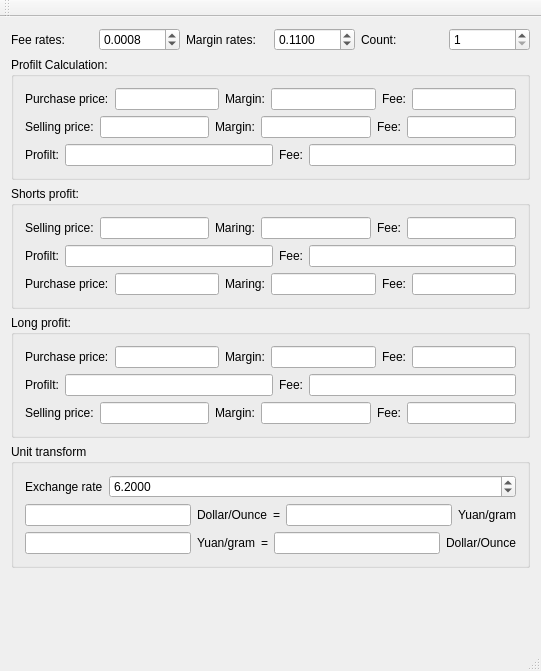
<?xml version="1.0" encoding="UTF-8"?>
<ui version="4.0">
 <class>MainWindow</class>
 <widget class="QMainWindow" name="MainWindow">
  <property name="geometry">
   <rect>
    <x>0</x>
    <y>0</y>
    <width>541</width>
    <height>671</height>
   </rect>
  </property>
  <property name="windowTitle">
   <string>Profilt Calculation</string>
  </property>
  <property name="windowIcon">
   <iconset resource="profiltcalculation.qrc">
    <normaloff>:/icon/AppIcon.ico</normaloff>:/icon/AppIcon.ico</iconset>
  </property>
  <widget class="QWidget" name="centralWidget">
   <layout class="QGridLayout" name="gridLayout_5">
    <item row="0" column="0">
     <layout class="QHBoxLayout" name="horizontalLayout_4">
      <item>
       <widget class="QLabel" name="label">
        <property name="text">
         <string>Fee rates:</string>
        </property>
       </widget>
      </item>
      <item>
       <widget class="QDoubleSpinBox" name="dbFeeRate">
        <property name="sizePolicy">
         <sizepolicy hsizetype="Preferred" vsizetype="Preferred">
          <horstretch>0</horstretch>
          <verstretch>0</verstretch>
         </sizepolicy>
        </property>
        <property name="decimals">
         <number>4</number>
        </property>
        <property name="singleStep">
         <double>0.000100000000000</double>
        </property>
        <property name="value">
         <double>0.000800000000000</double>
        </property>
       </widget>
      </item>
      <item>
       <widget class="QLabel" name="label_21">
        <property name="text">
         <string>Margin rates:</string>
        </property>
       </widget>
      </item>
      <item>
       <widget class="QDoubleSpinBox" name="dbMarginRate">
        <property name="sizePolicy">
         <sizepolicy hsizetype="Preferred" vsizetype="Preferred">
          <horstretch>0</horstretch>
          <verstretch>0</verstretch>
         </sizepolicy>
        </property>
        <property name="decimals">
         <number>4</number>
        </property>
        <property name="singleStep">
         <double>0.010000000000000</double>
        </property>
        <property name="value">
         <double>0.110000000000000</double>
        </property>
       </widget>
      </item>
      <item>
       <widget class="QLabel" name="label_20">
        <property name="text">
         <string>Count:</string>
        </property>
       </widget>
      </item>
      <item>
       <widget class="QDoubleSpinBox" name="dbCount">
        <property name="sizePolicy">
         <sizepolicy hsizetype="Preferred" vsizetype="Preferred">
          <horstretch>0</horstretch>
          <verstretch>0</verstretch>
         </sizepolicy>
        </property>
        <property name="decimals">
         <number>0</number>
        </property>
        <property name="minimum">
         <double>1.000000000000000</double>
        </property>
        <property name="maximum">
         <double>10000.000000000000000</double>
        </property>
        <property name="value">
         <double>1.000000000000000</double>
        </property>
       </widget>
      </item>
     </layout>
    </item>
    <item row="1" column="0">
     <widget class="QGroupBox" name="groupBox">
      <property name="title">
       <string>Profilt Calculation:</string>
      </property>
      <layout class="QGridLayout" name="gridLayout">
       <item row="0" column="0">
        <layout class="QHBoxLayout" name="horizontalLayout">
         <item>
          <widget class="QLabel" name="label_2">
           <property name="text">
            <string>Purchase price:</string>
           </property>
          </widget>
         </item>
         <item>
          <widget class="QLineEdit" name="lePurchase">
           <property name="sizePolicy">
            <sizepolicy hsizetype="Preferred" vsizetype="Preferred">
             <horstretch>0</horstretch>
             <verstretch>0</verstretch>
            </sizepolicy>
           </property>
          </widget>
         </item>
         <item>
          <widget class="QLabel" name="label_22">
           <property name="text">
            <string>Margin:</string>
           </property>
          </widget>
         </item>
         <item>
          <widget class="QLineEdit" name="lePurchasMargin">
           <property name="sizePolicy">
            <sizepolicy hsizetype="Preferred" vsizetype="Preferred">
             <horstretch>0</horstretch>
             <verstretch>0</verstretch>
            </sizepolicy>
           </property>
           <property name="readOnly">
            <bool>true</bool>
           </property>
          </widget>
         </item>
         <item>
          <widget class="QLabel" name="label_4">
           <property name="text">
            <string>Fee:</string>
           </property>
          </widget>
         </item>
         <item>
          <widget class="QLineEdit" name="lePurchaseFee">
           <property name="sizePolicy">
            <sizepolicy hsizetype="Preferred" vsizetype="Preferred">
             <horstretch>0</horstretch>
             <verstretch>0</verstretch>
            </sizepolicy>
           </property>
           <property name="readOnly">
            <bool>true</bool>
           </property>
          </widget>
         </item>
        </layout>
       </item>
       <item row="1" column="0">
        <layout class="QHBoxLayout" name="horizontalLayout_2">
         <item>
          <widget class="QLabel" name="label_3">
           <property name="text">
            <string>Selling price:</string>
           </property>
          </widget>
         </item>
         <item>
          <widget class="QLineEdit" name="leSelling">
           <property name="sizePolicy">
            <sizepolicy hsizetype="Expanding" vsizetype="Preferred">
             <horstretch>0</horstretch>
             <verstretch>0</verstretch>
            </sizepolicy>
           </property>
          </widget>
         </item>
         <item>
          <widget class="QLabel" name="label_23">
           <property name="text">
            <string>Margin:</string>
           </property>
          </widget>
         </item>
         <item>
          <widget class="QLineEdit" name="leSellingMargin">
           <property name="sizePolicy">
            <sizepolicy hsizetype="Expanding" vsizetype="Preferred">
             <horstretch>0</horstretch>
             <verstretch>0</verstretch>
            </sizepolicy>
           </property>
           <property name="readOnly">
            <bool>true</bool>
           </property>
          </widget>
         </item>
         <item>
          <widget class="QLabel" name="label_5">
           <property name="text">
            <string>Fee:</string>
           </property>
          </widget>
         </item>
         <item>
          <widget class="QLineEdit" name="leSellingFee">
           <property name="sizePolicy">
            <sizepolicy hsizetype="Expanding" vsizetype="Preferred">
             <horstretch>0</horstretch>
             <verstretch>0</verstretch>
            </sizepolicy>
           </property>
           <property name="readOnly">
            <bool>true</bool>
           </property>
          </widget>
         </item>
        </layout>
       </item>
       <item row="2" column="0">
        <layout class="QHBoxLayout" name="horizontalLayout_3">
         <item>
          <widget class="QLabel" name="label_6">
           <property name="text">
            <string>Profilt:</string>
           </property>
          </widget>
         </item>
         <item>
          <widget class="QLineEdit" name="leProfilt">
           <property name="sizePolicy">
            <sizepolicy hsizetype="Expanding" vsizetype="Preferred">
             <horstretch>0</horstretch>
             <verstretch>0</verstretch>
            </sizepolicy>
           </property>
           <property name="readOnly">
            <bool>true</bool>
           </property>
          </widget>
         </item>
         <item>
          <widget class="QLabel" name="label_17">
           <property name="text">
            <string>Fee:</string>
           </property>
          </widget>
         </item>
         <item>
          <widget class="QLineEdit" name="leProfiltFee">
           <property name="sizePolicy">
            <sizepolicy hsizetype="Expanding" vsizetype="Preferred">
             <horstretch>0</horstretch>
             <verstretch>0</verstretch>
            </sizepolicy>
           </property>
           <property name="readOnly">
            <bool>true</bool>
           </property>
          </widget>
         </item>
        </layout>
       </item>
      </layout>
     </widget>
    </item>
    <item row="2" column="0">
     <widget class="QGroupBox" name="groupBox_2">
      <property name="title">
       <string>Shorts profit:</string>
      </property>
      <layout class="QGridLayout" name="gridLayout_2">
       <item row="0" column="0">
        <layout class="QHBoxLayout" name="horizontalLayout_5">
         <item>
          <widget class="QLabel" name="label_8">
           <property name="text">
            <string>Selling price:</string>
           </property>
          </widget>
         </item>
         <item>
          <widget class="QLineEdit" name="leShort_Selling">
           <property name="sizePolicy">
            <sizepolicy hsizetype="Expanding" vsizetype="Preferred">
             <horstretch>0</horstretch>
             <verstretch>0</verstretch>
            </sizepolicy>
           </property>
          </widget>
         </item>
         <item>
          <widget class="QLabel" name="label_24">
           <property name="text">
            <string>Maring:</string>
           </property>
          </widget>
         </item>
         <item>
          <widget class="QLineEdit" name="leShorts_SellingMargin">
           <property name="sizePolicy">
            <sizepolicy hsizetype="Expanding" vsizetype="Preferred">
             <horstretch>0</horstretch>
             <verstretch>0</verstretch>
            </sizepolicy>
           </property>
           <property name="readOnly">
            <bool>true</bool>
           </property>
          </widget>
         </item>
         <item>
          <widget class="QLabel" name="label_7">
           <property name="text">
            <string>Fee:</string>
           </property>
          </widget>
         </item>
         <item>
          <widget class="QLineEdit" name="leShorts_SellingFee">
           <property name="sizePolicy">
            <sizepolicy hsizetype="Expanding" vsizetype="Preferred">
             <horstretch>0</horstretch>
             <verstretch>0</verstretch>
            </sizepolicy>
           </property>
           <property name="readOnly">
            <bool>true</bool>
           </property>
          </widget>
         </item>
        </layout>
       </item>
       <item row="1" column="0">
        <layout class="QHBoxLayout" name="horizontalLayout_6">
         <item>
          <widget class="QLabel" name="label_9">
           <property name="text">
            <string>Profilt:</string>
           </property>
          </widget>
         </item>
         <item>
          <widget class="QLineEdit" name="leShorts_Profilt">
           <property name="sizePolicy">
            <sizepolicy hsizetype="Expanding" vsizetype="Preferred">
             <horstretch>0</horstretch>
             <verstretch>0</verstretch>
            </sizepolicy>
           </property>
           <property name="readOnly">
            <bool>false</bool>
           </property>
          </widget>
         </item>
         <item>
          <widget class="QLabel" name="label_18">
           <property name="text">
            <string>Fee:</string>
           </property>
          </widget>
         </item>
         <item>
          <widget class="QLineEdit" name="leShorts_ProfiltFee">
           <property name="sizePolicy">
            <sizepolicy hsizetype="Expanding" vsizetype="Preferred">
             <horstretch>0</horstretch>
             <verstretch>0</verstretch>
            </sizepolicy>
           </property>
           <property name="readOnly">
            <bool>true</bool>
           </property>
          </widget>
         </item>
        </layout>
       </item>
       <item row="2" column="0">
        <layout class="QHBoxLayout" name="horizontalLayout_7">
         <item>
          <widget class="QLabel" name="label_11">
           <property name="text">
            <string>Purchase price:</string>
           </property>
          </widget>
         </item>
         <item>
          <widget class="QLineEdit" name="leShorts_Purchase">
           <property name="sizePolicy">
            <sizepolicy hsizetype="Expanding" vsizetype="Preferred">
             <horstretch>0</horstretch>
             <verstretch>0</verstretch>
            </sizepolicy>
           </property>
           <property name="readOnly">
            <bool>true</bool>
           </property>
          </widget>
         </item>
         <item>
          <widget class="QLabel" name="label_25">
           <property name="text">
            <string>Maring:</string>
           </property>
          </widget>
         </item>
         <item>
          <widget class="QLineEdit" name="leShorts_PurchaseMargin">
           <property name="sizePolicy">
            <sizepolicy hsizetype="Expanding" vsizetype="Preferred">
             <horstretch>0</horstretch>
             <verstretch>0</verstretch>
            </sizepolicy>
           </property>
           <property name="readOnly">
            <bool>true</bool>
           </property>
          </widget>
         </item>
         <item>
          <widget class="QLabel" name="label_10">
           <property name="text">
            <string>Fee:</string>
           </property>
          </widget>
         </item>
         <item>
          <widget class="QLineEdit" name="leShorts_PurchaseFee">
           <property name="sizePolicy">
            <sizepolicy hsizetype="Expanding" vsizetype="Preferred">
             <horstretch>0</horstretch>
             <verstretch>0</verstretch>
            </sizepolicy>
           </property>
           <property name="readOnly">
            <bool>true</bool>
           </property>
          </widget>
         </item>
        </layout>
       </item>
      </layout>
     </widget>
    </item>
    <item row="3" column="0">
     <widget class="QGroupBox" name="groupBox_3">
      <property name="title">
       <string>Long profit:</string>
      </property>
      <layout class="QGridLayout" name="gridLayout_3">
       <item row="0" column="0">
        <layout class="QHBoxLayout" name="horizontalLayout_8">
         <item>
          <widget class="QLabel" name="label_12">
           <property name="text">
            <string>Purchase price:</string>
           </property>
          </widget>
         </item>
         <item>
          <widget class="QLineEdit" name="leLong_Purchase">
           <property name="sizePolicy">
            <sizepolicy hsizetype="Expanding" vsizetype="Preferred">
             <horstretch>0</horstretch>
             <verstretch>0</verstretch>
            </sizepolicy>
           </property>
          </widget>
         </item>
         <item>
          <widget class="QLabel" name="label_26">
           <property name="text">
            <string>Margin:</string>
           </property>
          </widget>
         </item>
         <item>
          <widget class="QLineEdit" name="leLong_PurchaseMargin">
           <property name="sizePolicy">
            <sizepolicy hsizetype="Expanding" vsizetype="Preferred">
             <horstretch>0</horstretch>
             <verstretch>0</verstretch>
            </sizepolicy>
           </property>
           <property name="readOnly">
            <bool>true</bool>
           </property>
          </widget>
         </item>
         <item>
          <widget class="QLabel" name="label_13">
           <property name="text">
            <string>Fee:</string>
           </property>
          </widget>
         </item>
         <item>
          <widget class="QLineEdit" name="leLong_PurchaseFee">
           <property name="sizePolicy">
            <sizepolicy hsizetype="Expanding" vsizetype="Preferred">
             <horstretch>0</horstretch>
             <verstretch>0</verstretch>
            </sizepolicy>
           </property>
           <property name="readOnly">
            <bool>true</bool>
           </property>
          </widget>
         </item>
        </layout>
       </item>
       <item row="1" column="0">
        <layout class="QHBoxLayout" name="horizontalLayout_9">
         <item>
          <widget class="QLabel" name="label_14">
           <property name="text">
            <string>Profilt:</string>
           </property>
          </widget>
         </item>
         <item>
          <widget class="QLineEdit" name="leLong_Profilt">
           <property name="sizePolicy">
            <sizepolicy hsizetype="Expanding" vsizetype="Preferred">
             <horstretch>0</horstretch>
             <verstretch>0</verstretch>
            </sizepolicy>
           </property>
           <property name="readOnly">
            <bool>false</bool>
           </property>
          </widget>
         </item>
         <item>
          <widget class="QLabel" name="label_19">
           <property name="text">
            <string>Fee:</string>
           </property>
          </widget>
         </item>
         <item>
          <widget class="QLineEdit" name="leLong_ProfiltFee">
           <property name="sizePolicy">
            <sizepolicy hsizetype="Expanding" vsizetype="Preferred">
             <horstretch>0</horstretch>
             <verstretch>0</verstretch>
            </sizepolicy>
           </property>
           <property name="readOnly">
            <bool>true</bool>
           </property>
          </widget>
         </item>
        </layout>
       </item>
       <item row="2" column="0">
        <layout class="QHBoxLayout" name="horizontalLayout_10">
         <item>
          <widget class="QLabel" name="label_15">
           <property name="text">
            <string>Selling price:</string>
           </property>
          </widget>
         </item>
         <item>
          <widget class="QLineEdit" name="leLong_Selling">
           <property name="sizePolicy">
            <sizepolicy hsizetype="Expanding" vsizetype="Preferred">
             <horstretch>0</horstretch>
             <verstretch>0</verstretch>
            </sizepolicy>
           </property>
           <property name="readOnly">
            <bool>true</bool>
           </property>
          </widget>
         </item>
         <item>
          <widget class="QLabel" name="label_27">
           <property name="text">
            <string>Margin:</string>
           </property>
          </widget>
         </item>
         <item>
          <widget class="QLineEdit" name="leLong_SellingMargin">
           <property name="sizePolicy">
            <sizepolicy hsizetype="Expanding" vsizetype="Preferred">
             <horstretch>0</horstretch>
             <verstretch>0</verstretch>
            </sizepolicy>
           </property>
           <property name="readOnly">
            <bool>true</bool>
           </property>
          </widget>
         </item>
         <item>
          <widget class="QLabel" name="label_16">
           <property name="text">
            <string>Fee:</string>
           </property>
          </widget>
         </item>
         <item>
          <widget class="QLineEdit" name="leLong_SellingFee">
           <property name="sizePolicy">
            <sizepolicy hsizetype="Expanding" vsizetype="Preferred">
             <horstretch>0</horstretch>
             <verstretch>0</verstretch>
            </sizepolicy>
           </property>
           <property name="readOnly">
            <bool>true</bool>
           </property>
          </widget>
         </item>
        </layout>
       </item>
      </layout>
     </widget>
    </item>
    <item row="4" column="0">
     <widget class="QGroupBox" name="groupBox_4">
      <property name="title">
       <string>Unit transform</string>
      </property>
      <layout class="QGridLayout" name="gridLayout_4">
       <item row="0" column="0">
        <layout class="QHBoxLayout" name="horizontalLayout_13">
         <item>
          <widget class="QLabel" name="label_29">
           <property name="text">
            <string>Exchange rate</string>
           </property>
          </widget>
         </item>
         <item>
          <widget class="QDoubleSpinBox" name="dbExchangRate">
           <property name="sizePolicy">
            <sizepolicy hsizetype="Expanding" vsizetype="Preferred">
             <horstretch>0</horstretch>
             <verstretch>0</verstretch>
            </sizepolicy>
           </property>
           <property name="decimals">
            <number>4</number>
           </property>
           <property name="maximum">
            <double>9999999.000000000000000</double>
           </property>
           <property name="singleStep">
            <double>0.000100000000000</double>
           </property>
           <property name="value">
            <double>6.200000000000000</double>
           </property>
          </widget>
         </item>
        </layout>
       </item>
       <item row="1" column="0">
        <layout class="QHBoxLayout" name="horizontalLayout_11">
         <item>
          <widget class="QLineEdit" name="leInputDollar">
           <property name="sizePolicy">
            <sizepolicy hsizetype="Expanding" vsizetype="Preferred">
             <horstretch>0</horstretch>
             <verstretch>0</verstretch>
            </sizepolicy>
           </property>
          </widget>
         </item>
         <item>
          <widget class="QLabel" name="label_28">
           <property name="text">
            <string>Dollar/Ounce</string>
           </property>
          </widget>
         </item>
         <item>
          <widget class="QLabel" name="label_31">
           <property name="text">
            <string>=</string>
           </property>
          </widget>
         </item>
         <item>
          <widget class="QLineEdit" name="leOutputYuan">
           <property name="sizePolicy">
            <sizepolicy hsizetype="Expanding" vsizetype="Preferred">
             <horstretch>0</horstretch>
             <verstretch>0</verstretch>
            </sizepolicy>
           </property>
           <property name="readOnly">
            <bool>true</bool>
           </property>
          </widget>
         </item>
         <item>
          <widget class="QLabel" name="label_30">
           <property name="text">
            <string>Yuan/gram</string>
           </property>
          </widget>
         </item>
        </layout>
       </item>
       <item row="2" column="0">
        <layout class="QHBoxLayout" name="horizontalLayout_12">
         <item>
          <widget class="QLineEdit" name="leInputYuan">
           <property name="sizePolicy">
            <sizepolicy hsizetype="Expanding" vsizetype="Preferred">
             <horstretch>0</horstretch>
             <verstretch>0</verstretch>
            </sizepolicy>
           </property>
          </widget>
         </item>
         <item>
          <widget class="QLabel" name="label_32">
           <property name="text">
            <string>Yuan/gram</string>
           </property>
          </widget>
         </item>
         <item>
          <widget class="QLabel" name="label_33">
           <property name="text">
            <string>=</string>
           </property>
          </widget>
         </item>
         <item>
          <widget class="QLineEdit" name="leOutputDollar">
           <property name="sizePolicy">
            <sizepolicy hsizetype="Expanding" vsizetype="Preferred">
             <horstretch>0</horstretch>
             <verstretch>0</verstretch>
            </sizepolicy>
           </property>
           <property name="readOnly">
            <bool>true</bool>
           </property>
          </widget>
         </item>
         <item>
          <widget class="QLabel" name="label_34">
           <property name="text">
            <string>Dollar/Ounce</string>
           </property>
          </widget>
         </item>
        </layout>
       </item>
      </layout>
     </widget>
    </item>
    <item row="5" column="0">
     <spacer name="verticalSpacer">
      <property name="orientation">
       <enum>Qt::Vertical</enum>
      </property>
      <property name="sizeHint" stdset="0">
       <size>
        <width>20</width>
        <height>40</height>
       </size>
      </property>
     </spacer>
    </item>
    <item row="6" column="0">
     <spacer name="verticalSpacer_2">
      <property name="orientation">
       <enum>Qt::Vertical</enum>
      </property>
      <property name="sizeHint" stdset="0">
       <size>
        <width>20</width>
        <height>40</height>
       </size>
      </property>
     </spacer>
    </item>
   </layout>
  </widget>
  <widget class="QMenuBar" name="menuBar">
   <property name="geometry">
    <rect>
     <x>0</x>
     <y>0</y>
     <width>541</width>
     <height>23</height>
    </rect>
   </property>
  </widget>
  <widget class="QToolBar" name="mainToolBar">
   <attribute name="toolBarArea">
    <enum>TopToolBarArea</enum>
   </attribute>
   <attribute name="toolBarBreak">
    <bool>false</bool>
   </attribute>
  </widget>
  <widget class="QStatusBar" name="statusBar"/>
 </widget>
 <layoutdefault spacing="6" margin="11"/>
 <tabstops>
  <tabstop>dbFeeRate</tabstop>
  <tabstop>lePurchase</tabstop>
  <tabstop>leSelling</tabstop>
  <tabstop>leProfilt</tabstop>
  <tabstop>leSellingFee</tabstop>
  <tabstop>lePurchaseFee</tabstop>
 </tabstops>
 <resources>
  <include location="profiltcalculation.qrc"/>
 </resources>
 <connections/>
</ui>
